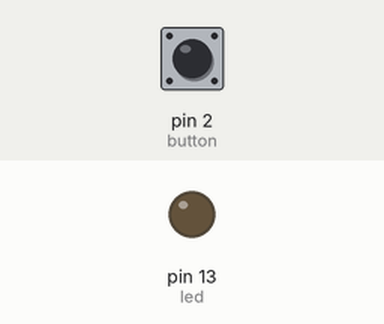
Bench run of a sketch on a simulated Arduino Uno, built with avr-gcc and run on an emulated ATmega328P. Shown: output pins drawn as LEDs (lit = HIGH). Dashed ring = blinking. The test bench sets the inputs (shaded band); at power-on: pin 2 (button) LOW.

Above: at 1.3 s.
1.4 s: pin 2 (button) pulled HIGH for 3.2 s
At 1.9 s:
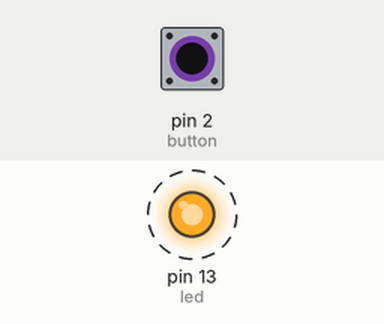
At 5.9 s:
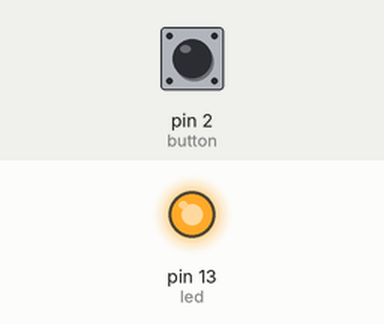
Timing chart, 0 to 7.4 s (numbered marks = the images above; inputs shaded):
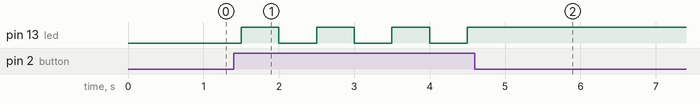

Measured:
- after the input at 1.4 s, pin 13 (led): alternates HIGH for 0.50 s and LOW for 0.50 s, 7 changes in all, then stays HIGH, starting after 0.10 s

The sketch:

hz2.ino
```cpp
/*
void setup() {
  // put your setup code here, to run once:
  //DDRD = 0b11011111; //Pin 5 of PORTD is an input, all others are outputs
  //DDRB = 0b00000000; //All are outputs

  DDRD &= ~(1<<PD5);    //Configure PORTD pin 5 as an input
  PORTD |= (1<<PD5);    //Activate pull-ups in PORTD pin 5
  DDRB |= (1<<PB5);    //Configure PORTB pin 5 an output, this is the digital 13 in the Arduino that as the built-in led

}

void loop() {
  // put your main code here, to run repeatedly:
  //char my_var = 0;        //Create a variable to store the data read from PORTD
  //my_var = (PIND & (1<<PD1));    //Read the PORTD pin 1 value and put it in the variable

  if(PIND & (1<<PD5)) {
    //PORTD ^=(1<<PD4); // Toggle pin 4
    PORTB ^=(1<<PB5); // Toggle pin 13 (led)
  }
}

*/

void setup(void){

  DDRD &= ~(1<<PD2);    //Configure PORTD pin 2 as an input
  //PORTD |= (1<<PD2);    //Activate pull-ups in PORTD pin 2
  DDRB |= (1<<PB5);     //Configure PORTB pin 5 an output, this is the digital 13 in the Arduino that as the built-in led
  int prev_state;
  int counter = 0;

  while(1){                //Infinite loop (returning back to the start of void loop takes time...)
    int state = (PIND & (1<<PD2));
    if(state and counter == 0){        //Verify the button state
      //PORTB = (1<<PB5);
      PORTB ^=(1<<PB5);    //This is the above mentioned XOR that toggles the led
      counter = 1; // HOXHOXHOX
    }
    else if (state){
      counter--;
    }
    //else {
    //  PORTB = (0<<PB5);
    //}
    _delay_ms(250);            //Delay between consecutive button presses
  }
}

uint8_t readButton(void){
  if((PIND & (1<<PD2)) == 0){        //If the button was pressed
  _delay_ms(25); }        //Debounce the read value
  if((PIND & (1<<PD2)) == 0){        //Verify that the value is the same that what was read
    return 1; }            //If it is still 0 its because we had a button press
  else{                    //If the value is different the press is invalid
    return 0; }
}
```
